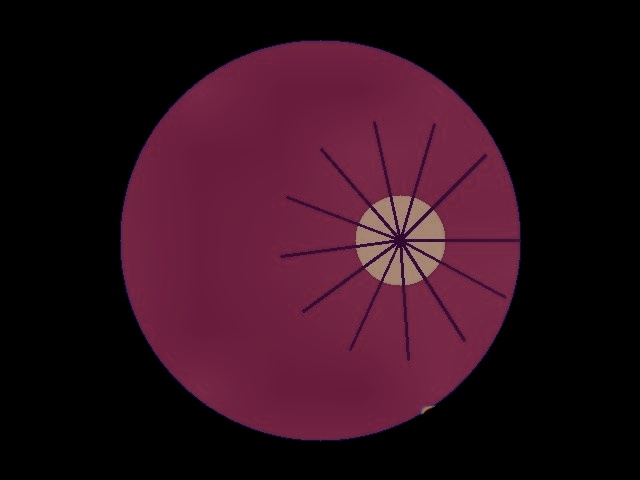
#> input picture backend/storage/heatmaps/IMG-2026-1D8FC4_gradcam.jpg, 640 x 480 px
$ python -i anatomy.py   (imports and definitions only)   (older library calls are emulated)
#> lines starting #> are read from the running program, lines starting #| are printed output that depends on the picture; after the words box and inside, x2 and y2 are one past the last pixel; in counts of white or black regions, pixels touching at a corner belong together
#> further down, picture is the input picture: shape (480, 640, 3); mean B, G, R 27.7, 15.3, 45.9
import cv2
import numpy as np
from typing import Dict, Any, Tuple, List

def locate_optic_disc(img_bgr: np.ndarray, fov_mask: np.ndarray = None) -> Dict[str, Any]:
    """
    Eye 2: Optic Disc Localization & Segmentation.
    Uses Red channel intensity prior, candidate scoring, Hough circle transform,
    and intensity centroid refinement.
    """
    h, w = img_bgr.shape[:2]
#> h = 480; w = 640
    b, g, r = cv2.split(img_bgr)
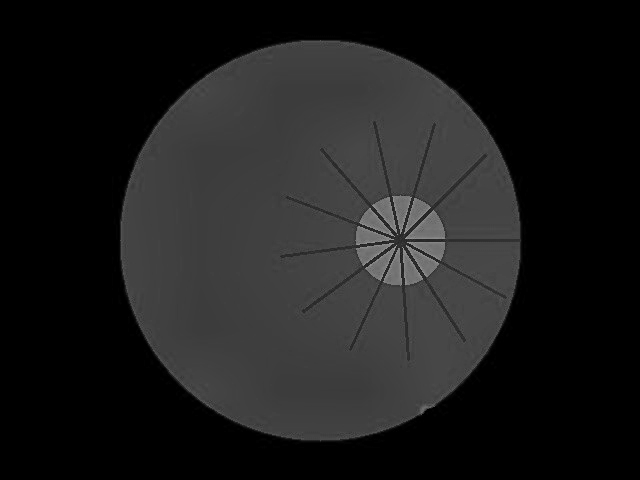
#> b: shape (480, 640); min 0, max 162, mean 27.7
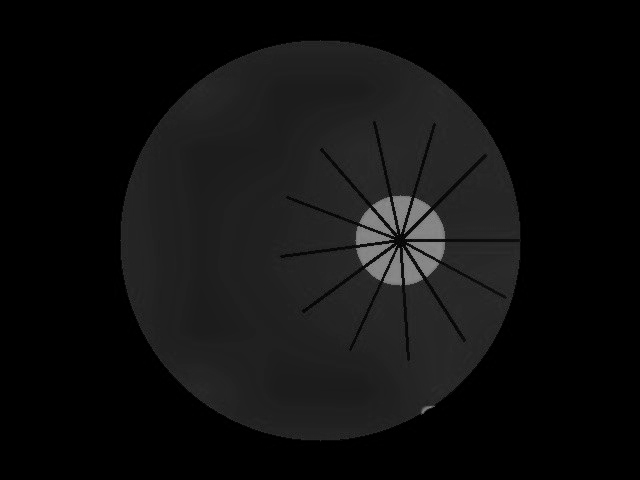
#> g: shape (480, 640); min 0, max 146, mean 15.3

    # Optic disc has highest reflectance in Red and Green channels
    r_blur = cv2.GaussianBlur(r, (25, 25), 0)
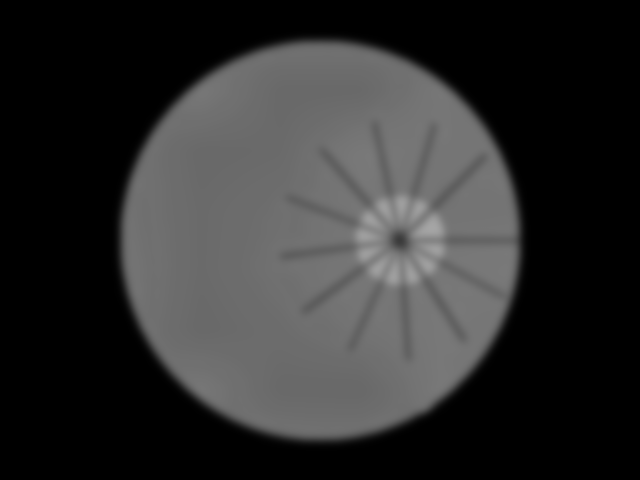
#> r_blur: shape (480, 640); min 0, max 165, mean 45.9

    # Mask out background
    if fov_mask is not None:
        r_blur = cv2.bitwise_and(r_blur, r_blur, mask=fov_mask)
        # Erase outer rim (10px) to prevent rim glare from mimicking disc
        kernel_erode = cv2.getStructuringElement(cv2.MORPH_ELLIPSE, (21, 21))
        inner_fov = cv2.erode(fov_mask, kernel_erode)
        r_blur = cv2.bitwise_and(r_blur, r_blur, mask=inner_fov)

    # Top 1% brightest region candidates
    thresh_val = np.percentile(r_blur[r_blur > 0] if np.sum(r_blur > 0) > 0 else r_blur, 98.5)
#> thresh_val = 143
    _, bright_mask = cv2.threshold(r_blur, int(thresh_val), 255, cv2.THRESH_BINARY)
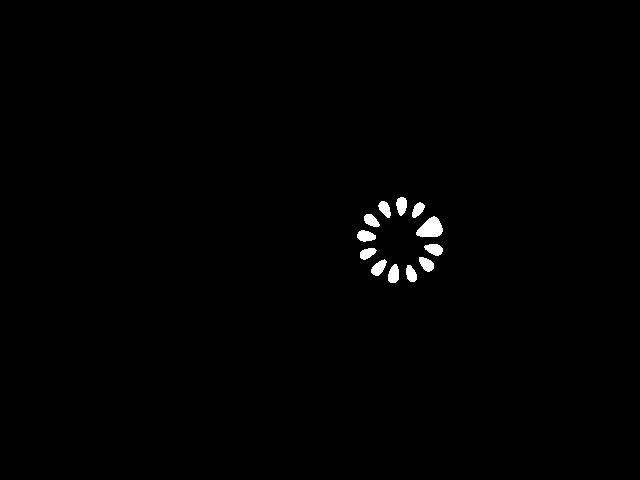
#> bright_mask: shape (480, 640); 0.66% white; 12 white regions

    # Find contours
    contours, _ = cv2.findContours(bright_mask, cv2.RETR_EXTERNAL, cv2.CHAIN_APPROX_SIMPLE)
#> contours = 12 contours; largest, box (x1, y1, x2, y2) and area: (416, 216, 443, 237) 353, (388, 264, 399, 283) 142, (357, 230, 376, 242) 142, (371, 259, 387, 276) 140, (424, 244, 443, 256) 140

    best_candidate = None
    best_score = -1.0

    expected_radius = int(min(h, w) * 0.08)  # Disc is typically ~7-10% of image dimension
#> expected_radius = 38

    for cnt in contours:
        area = cv2.contourArea(cnt)
        if area < 50:
            continue
        (cx, cy), radius = cv2.minEnclosingCircle(cnt)
        radius = max(radius, 15.0)
        circularity = 4 * np.pi * area / ((cv2.arcLength(cnt, True) + 1e-5) ** 2)

        # Intensity score inside candidate
        circle_mask = np.zeros((h, w), dtype=np.uint8)
        cv2.circle(circle_mask, (int(cx), int(cy)), int(radius), 255, -1)
        mean_intensity = float(np.mean(r[circle_mask > 0])) if np.sum(circle_mask > 0) > 0 else 0

        score = circularity * 0.3 + (mean_intensity / 255.0) * 0.5 - abs(radius - expected_radius) / expected_radius * 0.2
        if score > best_score:
            best_score = score
            best_candidate = (int(cx), int(cy), int(max(radius, expected_radius * 0.85)))
#> this loop made 12 passes
#> (area, cx, cy, circularity, mean_intensity, score, best_score, best_candidate) on passes 1, 2, 4, 8: (118.5, 410.5, 273, 0.756, 135.2, 0.371, 0.371, (410, 273, 32)), (142.5, 393, 273, 0.765, 138.6, 0.38, 0.38, (393, 273, 32)), (133, 425.8, 262.8, 0.769, 138.1, 0.38, 0.38, (425, 262, 32)), (353, 428.5, 228.5, 0.776, 145.5, 0.397, 0.397, (428, 228, 32))
#> (area, cx, cy, circularity, mean_intensity, score) on passes 3, 5, 6, 7, 9, 10: (140, 378.5, 266.5, 0.729, 137.4, 0.367), (117, 368, 253.5, 0.738, 135.1, 0.365), (140, 433, 248.5, 0.744, 138.2, 0.373), (142.5, 366, 236, 0.739, 137.9, 0.371), (121, 371.5, 220.5, 0.763, 135.6, 0.374), (112, 417.3, 209.9, 0.745, 133.8, 0.365)
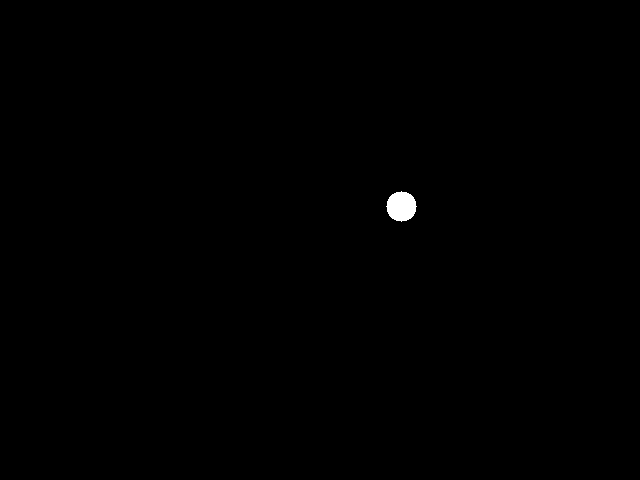
#> circle_mask: shape (480, 640); 0.23% white; 1 white region, box (x1, y1, x2, y2) and area: (386, 191, 417, 222) 709
#> after the loop, best_score = 0.397

    if best_candidate is None:
        # Fallback to max location
        min_val, max_val, min_loc, max_loc = cv2.minMaxLoc(r_blur)
        best_candidate = (max_loc[0], max_loc[1], expected_radius)
        confidence = 0.55
    else:
        confidence = min(0.98, max(0.60, best_score + 0.3))
#> confidence = 0.697

    od_x, od_y, od_radius = best_candidate
#> od_x = 428; od_y = 228; od_radius = 32
    od_diameter = od_radius * 2
#> od_diameter = 64

    # Create binary mask for Optic Disc
    disc_mask = np.zeros((h, w), dtype=np.uint8)
    cv2.circle(disc_mask, (od_x, od_y), od_radius, 255, -1)
#> disc_mask: shape (480, 640); 1% white; 1 white region, box (x1, y1, x2, y2) and area: (396, 196, 461, 261) 3209

    # Optic Cup estimation (inner pallor threshold)
    disc_region_r = r[max(0, od_y - od_radius):min(h, od_y + od_radius), max(0, od_x - od_radius):min(w, od_x + od_radius)]
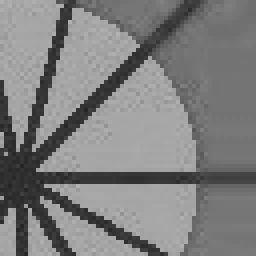
#> disc_region_r: shape (64, 64) (shown 4 times larger); min 36, max 179, mean 126.6
    if disc_region_r.size > 0:
        cup_thresh = np.percentile(disc_region_r, 75)
#> cup_thresh = 166
        cup_pixels = np.sum(disc_region_r > cup_thresh)
#> cup_pixels = 725
        disc_pixels = np.sum(disc_mask > 0)
#> disc_pixels = 3209
        cdr_ratio = float(np.sqrt(cup_pixels / (disc_pixels + 1e-5)))
#> cdr_ratio = 0.475
        cdr_ratio = round(float(np.clip(cdr_ratio, 0.25, 0.75)), 2)
#> cdr_ratio = 0.48
    else:
        cdr_ratio = 0.35

    cup_radius = int(od_radius * cdr_ratio)
#> cup_radius = 15
    cup_mask = np.zeros((h, w), dtype=np.uint8)
    cv2.circle(cup_mask, (od_x, od_y), cup_radius, 255, -1)
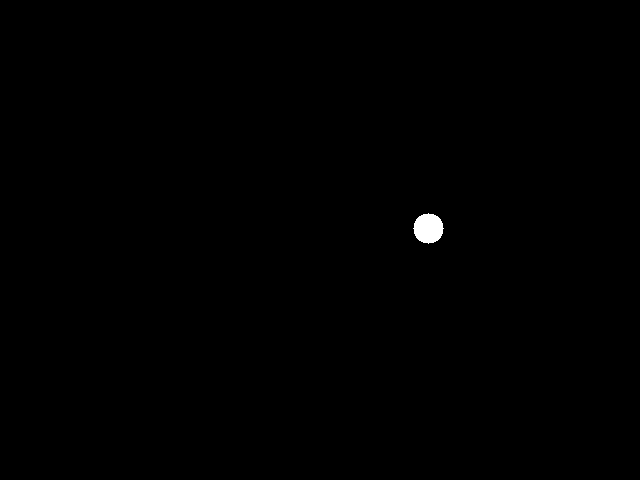
#> cup_mask: shape (480, 640); 0.23% white; 1 white region, box (x1, y1, x2, y2) and area: (413, 213, 444, 244) 709

    return {
        "center": (od_x, od_y),
        "radius": od_radius,
        "diameter": od_diameter,
        "confidence": round(confidence, 2),
        "cdr_ratio": cdr_ratio,
        "disc_mask": disc_mask,
        "cup_mask": cup_mask
    }

# [156 lines left out: functions locate_fovea_and_macula, segment_retinal_vessels, _thinning_fallback, not called in this run]

>>> import cv2
>>> picture = cv2.imread('../../storage/heatmaps/IMG-2026-1D8FC4_gradcam.jpg')
>>> result = locate_optic_disc(picture)
#> result = 7 items
